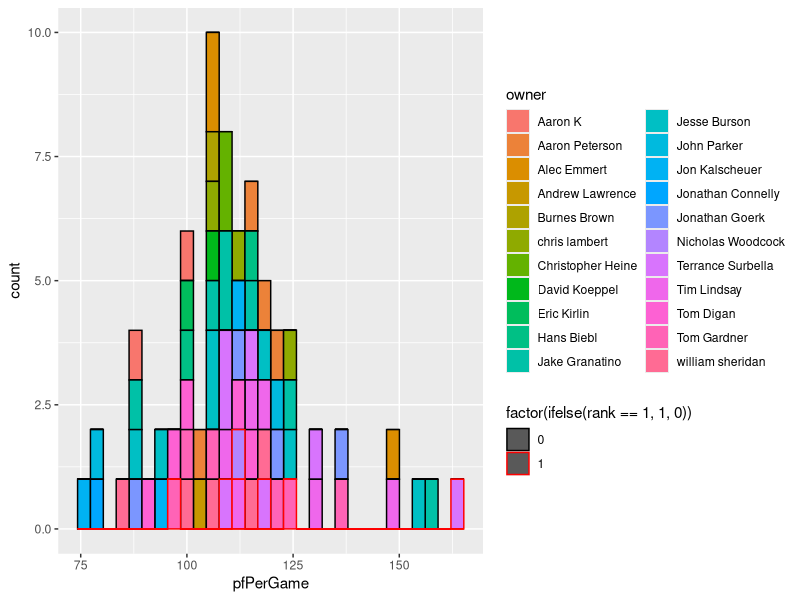

Recreate this plot in R.
## ---- chunk 1
knitr::opts_chunk$set(echo = TRUE)
options(knitr.table.format = "html") 

library(kableExtra)
library(readxl)
library(stringr)
library(ggplot2)
library(tidyverse)
library(knitr)

# Read in raw data
data <- readxl::read_xlsx("NapoliBallersHistory.xlsx")

# Clean columns
names(data) <- str_to_lower(names(data))
names(data)[names(data) == 'pf/g'] <- "pfPerGame"
names(data)[names(data) == 'pa/g'] <- "paPerGame"
names(data)[names(data) == 'diff'] <- "pointDiff"
data$year <- as.character(data$year)
## ---- chunk 2
kable(data, table.attr = "id=\"rawdata\"")
## ---- chunk 3
# Make owner participation table
ownerTable <- data %>% 
  group_by(owner) %>% 
  summarize(count = n()) %>% 
  arrange(desc(count), owner)

# Find unique years and owners
years <- unique(as.character(data$year))
owners <- unique(data$owner)

# Build ownerTable
for (y in years) {
  ownerTable[[y]] <- " " 
}

# Populate ownerTable
for (col in 3:ncol(ownerTable)) {
  for (row in 1:nrow(ownerTable)) {
    years_compare <- unlist(data %>% filter(owner == as.character(ownerTable[row,1])) %>% select(year))
    ownerTable[row,col] <- ifelse(  years[col-2] %in% unlist( years_compare ) ,"X"," ")
  }
}


kable(ownerTable, table.attr = "id=\"ownertable\"")

## ---- chunk 4
# Summarize results
rankTable <- data %>% count(owner, rank)  %>% filter(rank<=3)
rankTable <- rankTable %>% spread(key = rank, value = n, fill = 0)
newNames <- c("owner", "1st Place", "2nd Place", "3rd Place")
colnames(rankTable) <- newNames

winsTable <- data %>% group_by(owner) %>% summarize(Wins = sum(w), Losses = sum(l), Ties = sum(tie))  

performanceTable <- full_join(rankTable, winsTable, by="owner") %>% mutate_all(funs(replace(., which(is.na(.)), 0)))

kable(performanceTable, table.attr = "id=\"performancetable\"")

## ---- chunk 5
# Points For plot
pfData <- data %>% filter(!is.na(pfPerGame))
pfPlot <- ggplot(pfData, aes(x=pfPerGame, fill=owner))
pfPlot + geom_histogram(aes(color=factor(ifelse(rank==1,1,0)))) + scale_color_manual(values = c("black", "red"))
